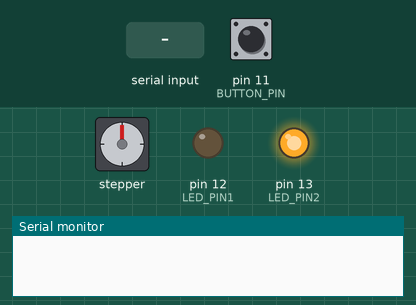
This sketch was run on a simulated Arduino Nano, built with avr-gcc and run on an emulated ATmega328P. Shown: stepper motor, output pins drawn as LEDs (lit = HIGH), the last lines printed to the serial monitor. The test bench sets the inputs (shaded band); at power-on: pin 11 (BUTTON_PIN) HIGH. Stepper angles assume 200 steps per turn.

Above: at 1.2 s.
1.3 s: pin 11 (BUTTON_PIN) pulled LOW for 0.15 s
At 1.75 s:
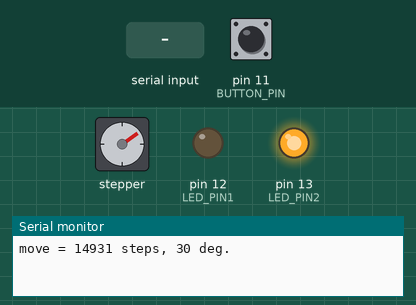
4.3 s: "s90\n" received over Serial
7.3 s: "d90\n" received over Serial
At 7.45 s:
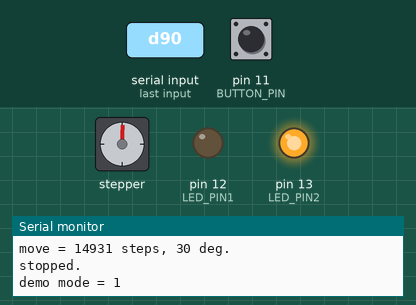
10.3 s: pin 11 (BUTTON_PIN) pulled LOW for 1 s
At 11.35 s:
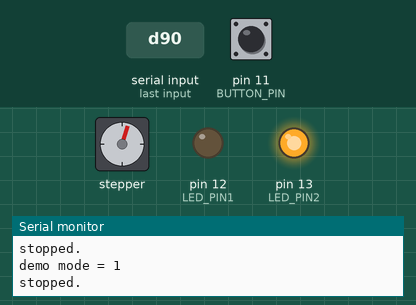
13.3 s: "g 45\n" received over Serial
16.3 s: pin 11 (BUTTON_PIN) pulled LOW for 3.2 s
At 16.46 s:
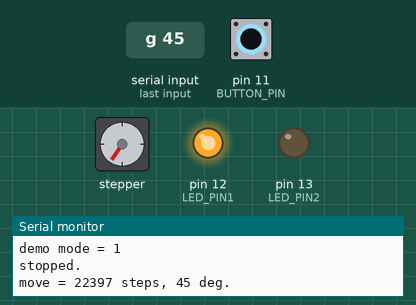
Timing chart, 0 to 28.0 s (numbered marks = the images above; inputs shaded):
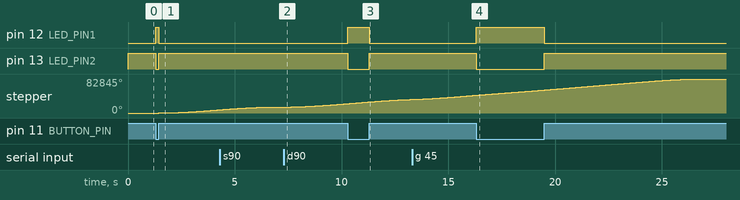

Measured:
- after the input at 1.3 s, pin 12 (LED_PIN1): LOW → HIGH at once, → LOW 0.15 s later; pin 13 (LED_PIN2): HIGH → LOW at once, → HIGH 0.15 s later; stepper: keeps turning clockwise at about 2761°/s, starting after 0.15 s
- after the input at 7.3 s, stepper: keeps turning clockwise at about 2819°/s, starting at once
- after the input at 10.3 s, pin 12 (LED_PIN1): LOW → HIGH at once, → LOW 1.0 s later; pin 13 (LED_PIN2): HIGH → LOW at once, → HIGH 1.0 s later
- after the input at 16.3 s, pin 12 (LED_PIN1): LOW → HIGH at once, → LOW 3.2 s later; pin 13 (LED_PIN2): HIGH → LOW at once, → HIGH 3.2 s later

The sketch:

motor_driver.ino
```cpp
// http://www.airspayce.com/mikem/arduino/AccelStepper/classAccelStepper.html
//
// lsusb | grep USBtiny
//  Bus 002 Device 014: ID 1781:0c9f Multiple Vendors USBtiny
// sudo chmod a+rw /dev/bus/usb/002/014
// Arduino Nano -> Hochladen mit Programmer
//
// 180:14 main ratio, 512 steps per rotation. 4x half stepping.
// -> 26331.42857 steps per rotation... -> 73.142857 steps per degree
//
// FIXME: use 180:16 for 64 steps per degree.
//
// Halfstepping with 1.2A seems to be fine.

#include <AccelStepper.h>

#define ULN2003 0   // 1: 4pin ULN2003, 0: STEP/DIR driver

#define BUTTON_PIN 11
#define LED_PIN1   12
#define LED_PIN2   13

// Motor pin definitions
#define motorPin1 2 // IN1 on the ULN2003 driver 1   // Driver: STEP
#define motorPin2 3 // IN2 on the ULN2003 driver 1   // Driver: DIRECTION
#define motorPin3 4 // IN3 on the ULN2003 driver 1
#define motorPin4 5 // IN4 on the ULN2003 driver 1

// Initialize with pin sequence IN1-IN3-IN2-IN4 for using the AccelStepper with 28BYJ-48
#if ULN2003
AccelStepper stepper(AccelStepper::FULL4WIRE, motorPin1, motorPin3, motorPin2, motorPin4);
# define STEPS_BACKLASH 60    // TODO: to be added when reversing direction.
# define STEPS_PER_360 (180./14.*512*4)
# define MAX_SPEED 800      // default 600, too much 1000
# define ACCELERATION 1500
# define DEMO_DEFAULT 1
#else
AccelStepper stepper(AccelStepper::DRIVER, motorPin1, motorPin2);
# define SUBSTEPS 2
# define STEPS_BACKLASH (600*SUBSTEPS)    // TODO: to be added when reversing direction.
# define STEPS_PER_360 (89590*SUBSTEPS)
# define MAX_SPEED (1900*SUBSTEPS)     // 2000 is a horrible feep, 1980 is good
# define ACCELERATION (1000*SUBSTEPS)
# define DEMO_DEFAULT 0
#endif

// #define STEPS_PER_360 26331
long Positions[] = { (long)(0.125*STEPS_PER_360), 0, 1000, 0, (long)(-0.25*STEPS_PER_360), 0, (long)STEPS_PER_360, 0, 1000, 0 };
uint8_t actPos = 0;
unsigned char startFirst = true;
uint8_t demo = DEMO_DEFAULT;         // run the Positions in demoMode

uint8_t serInBufLen = 0; // nr of chars in buffer
uint8_t serInBuf[32];
uint8_t serOutBufLen = 0; // nr of chars in buffer
uint8_t serOutBufPos = 0; // nr of chars already written. Remaining is serOutBufLen-serOutBufPos.
uint8_t serOutBuf[32];

void setup()
{
  pinMode(LED_PIN1, OUTPUT);
  pinMode(LED_PIN2, OUTPUT);
  pinMode(BUTTON_PIN, INPUT_PULLUP);

  stepper.setMaxSpeed(MAX_SPEED);
  stepper.setAcceleration(ACCELERATION);
  Serial.begin(9600);
  while (!Serial)
    ; // wait for serial port to connect. Needed for native USB port
}

void serCmd(uint8_t *buf, uint8_t len)
{
  // simple echo back server.
  serOutBufPos = 0;
  serOutBufLen = 0;
  buf[len] = '\0';
  if (len)
    {
      if (buf[0] == 'c')  // query current position
        serOutBufLen = snprintf((char *)serOutBuf, sizeof(serOutBuf), "currentPosition = %d\r\n", stepper.currentPosition());
      else if (buf[0] == 'd')  // demo mode
        {
          demo = 1;
          serOutBufLen = snprintf((char *)serOutBuf, sizeof(serOutBuf), "demo mode = %d\r\n", demo);
        }
      else if (buf[0] == 's')  // stop
        {
          demo = 0;
          stepper.stop();
          serOutBufLen = snprintf((char *)serOutBuf, sizeof(serOutBuf), "stopped.\r\n", demo);
        }
      else if (buf[0] == 'g')  // go in degrees
        {
          long deg;
          long steps;
          demo = 0;
          while (*buf != ' ' && len > 1) { buf++; len--; }
          while (*buf == ' ' && len > 1) { buf++; len--; }
          deg = (double)strtol((char *)buf, NULL, 10);
          steps = (long)(deg*STEPS_PER_360/360.);
          stepper.move(steps);
          serOutBufLen = snprintf((char *)serOutBuf, sizeof(serOutBuf), "move = %ld steps, %ld deg.\r\n", steps, deg);
        }
      else if (buf[0] == 'm')  // move steps
        {
          long steps;
          demo = 0;
          while (*buf != ' ' && len > 1) { buf++; len--; }
          while (*buf == ' ' && len > 1) { buf++; len--; }
          steps = strtol((char *)buf, NULL, 10);
          stepper.move(steps);
          serOutBufLen = snprintf((char *)serOutBuf, sizeof(serOutBuf), "move = %d.\r\n", steps);
        }
      else
        serOutBufLen = snprintf((char *)serOutBuf, sizeof(serOutBuf), "%d: You sent %d bytes\r\n", buf[0], len);
      if (serOutBufLen > sizeof(serOutBuf))
        serOutBufLen = sizeof(serOutBuf);
    }
}

long button_counter = 0;

void loop()
{
  if (digitalRead(11))
    {
      digitalWrite(LED_PIN2, HIGH);
      digitalWrite(LED_PIN1, LOW);

      if (button_counter > 100000)
        {
          demo = 1 - demo;
        }
      else if (button_counter > 0)
        {
          if (demo == 1)
            serCmd((uint8_t*)"stop", 4);
          else
            serCmd((uint8_t *)"g 30", 4); // go 15 deg forward.
          demo = 0;
        }
      button_counter = 0;
    }
  else
    {
      digitalWrite(LED_PIN2, LOW);
      digitalWrite(LED_PIN1, HIGH);
      button_counter++;
      if (button_counter > 100000)
        {
          digitalWrite(LED_PIN2, HIGH);
        }
    }

  if( demo && startFirst ) {
    actPos = 0;
    stepper.moveTo( Positions[actPos] );
    startFirst = false;
  }
  else {
    if( demo && stepper.distanceToGo() == 0 ) {
      actPos++;
      if( actPos < sizeof(Positions)/sizeof(long) ) {
        stepper.moveTo( Positions[actPos] );
      }
    }
  }
  stepper.run();

  // Either input or output a byte. Output has priority.
  if (serOutBufPos < serOutBufLen && Serial.availableForWrite() > 0)
    {
      Serial.write(serOutBuf[serOutBufPos++]);
      if (serOutBufPos >= serOutBufLen)
        {
          serOutBufLen = 0;
          serOutBufPos = 0;
        }
    }
  else if (Serial.available() > 0)
    {
      uint8_t inByte = Serial.read();
      if (inByte == '\r' || inByte == '\n')
        {
          // Complete command seen. Execute.
          serCmd(serInBuf, serInBufLen);
          serInBufLen=0;
        }
      else if (serInBufLen < sizeof(serInBuf)-1)
        {
          serInBuf[serInBufLen++] = inByte;
        }
    }
}
```
